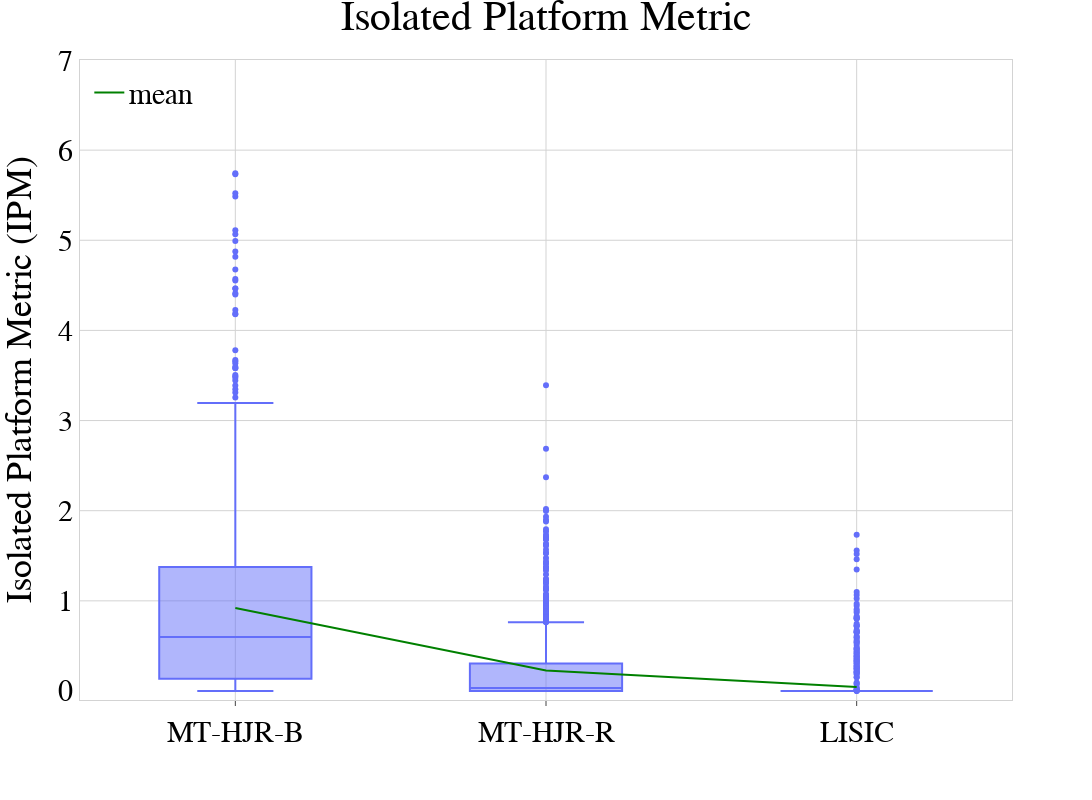

The code cell stored with this chart in its notebook:
### Markdown cell above
+ Isolated Platform Metric

### Code cell
import plotly.graph_objects as go
import plotly.io as pio
pio.templates['plotly']["layout"]["font"]["family"] = "Palatino"
font = dict(
                family="Palatino",
                size=30,
                color='black'
            )
ipm_dict= {"MT-HJR-B": metrics_hj_naive["Isolated_platform_metric"],
                      "MT-HJR-R": metrics_hj_reactive["Isolated_platform_metric"],
                      "LISIC":metrics_hj_flocking["Isolated_platform_metric"]}
ipm_df = pd.DataFrame(ipm_dict)
fig_ipm = px.box(ipm_df, log_y=False )
mean_trace = go.Scatter(
    x=ipm_df.columns,
    y=ipm_df.mean(),
    mode='lines',
    line=dict(color='green', width=2),
    showlegend=True,
    name="mean"
)
fig_ipm.add_trace(mean_trace)
# Add custom x and y labels
fig_ipm.update_layout(
    title_text = 'Isolated Platform Metric',
    title_x=0.5,
    xaxis_title="",
    yaxis_title="Isolated Platform Metric (IPM)",
    height=800,
    width=1000,
    plot_bgcolor='white',
    legend=dict(
    yanchor="top",
    y=0.99,
    xanchor="left",
    x=0.01
    )
)
fig_ipm.update_xaxes(
    mirror=True,
    ticks='outside',
    showline=True,
    linecolor='lightgrey',
    gridcolor='lightgrey'
)
fig_ipm.update_yaxes(
    mirror=True,
    #ticks='outside',
    showline=True,
    #linecolor='black',
    linecolor='lightgrey',
    gridcolor='lightgrey',
    range=[-0.1,7]
)
fig_ipm.update_layout(height=800, width=1200,font=font)
fig_ipm.write_image("ipm.svg")
fig_ipm.show()

### Figure 1 — Plotly figure (JSON) as saved in the notebook; plotly's stock layout.template omitted (floating-point values rounded to 4 significant figures; data arrays with more than 128 entries replaced by an {"elided": "..."} marker saying what was removed)
{"data": [{"alignmentgroup": "True", "hovertemplate": "variable=%{x}<br>value=%{y}<extra></extra>", "legendgroup": "", "marker": {"color": "#636efa"}, "name": "", "notched": false, "offsetgroup": "", "orientation": "v", "showlegend": false, "type": "box", "x": {"elided": "2940 str values"}, "x0": " ", "xaxis": "x", "y": {"elided": "2940 float values"}, "y0": " ", "yaxis": "y"}, {"line": {"color": "green", "width": 2}, "mode": "lines", "name": "mean", "showlegend": true, "type": "scatter", "x": ["MT-HJR-B", "MT-HJR-R", "LISIC"], "y": [0.9214, 0.2264, 0.04317]}], "layout": {"boxmode": "group", "font": {"color": "black", "family": "Palatino", "size": 30}, "height": 800, "legend": {"tracegroupgap": 0, "x": 0.01, "xanchor": "left", "y": 0.99, "yanchor": "top"}, "margin": {"t": 60}, "plot_bgcolor": "white", "title": {"text": "Isolated Platform Metric", "x": 0.5}, "width": 1200, "xaxis": {"anchor": "y", "domain": [0, 1], "gridcolor": "lightgrey", "linecolor": "lightgrey", "mirror": true, "showline": true, "ticks": "outside", "title": {"text": ""}}, "yaxis": {"anchor": "x", "domain": [0, 1], "gridcolor": "lightgrey", "linecolor": "lightgrey", "mirror": true, "range": [-0.1, 7], "showline": true, "title": {"text": "Isolated Platform Metric (IPM)"}}}}
